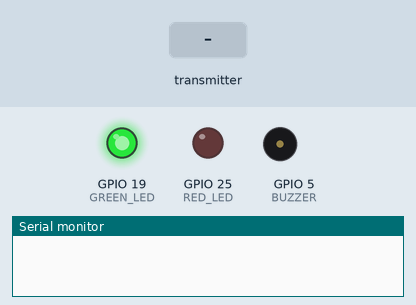
This sketch was run on a simulated ESP32. On the bench: output pins drawn as LEDs (lit = HIGH), buzzer (waves = sounding, pin HIGH), the last lines printed to the serial monitor. Inputs (shaded band) come from the test bench.

Above: at 1.2 s.
1.3 s: the transmitter starts sending command = SAFE
At 1.6 s:
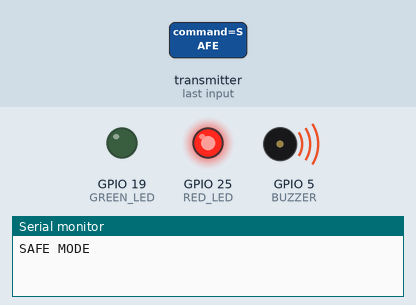
2.8 s: the transmitter starts sending command = ALERT
At 3.9 s:
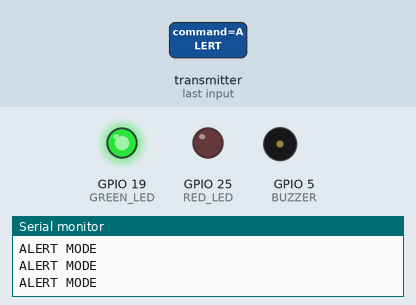
Timing chart, 0 to 5.8 s (numbered marks = the images above; inputs shaded):
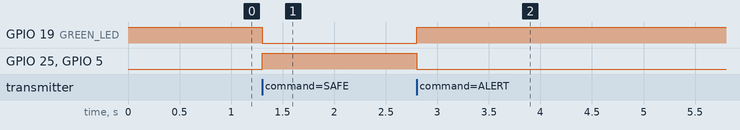

Measured:
- after the input at 1.3 s, GPIO 19 (GREEN_LED): HIGH → LOW at once; GPIO 25 (RED_LED), GPIO 5 (BUZZER): LOW → HIGH at once
- after the input at 2.8 s, GPIO 19 (GREEN_LED): LOW → HIGH at once; GPIO 25 (RED_LED), GPIO 5 (BUZZER): HIGH → LOW at once

The sketch:

Receiver.ino
```cpp
#include <WiFi.h>
#include <esp_now.h>

#define RED_LED     25
#define GREEN_LED   19
#define BUZZER      5

SemaphoreHandle_t alertSemaphore;

typedef struct {
  char command[10];
} Message;

Message incomingMsg;
bool alertState = false;

void AlarmTask(void *pvParameters)
{
  while (1)
  {
    xSemaphoreTake(alertSemaphore, portMAX_DELAY);

    if (alertState)
    {
      digitalWrite(RED_LED, LOW);
      digitalWrite(GREEN_LED, HIGH);
      digitalWrite(BUZZER, LOW);

      Serial.println("ALERT MODE");
    }
    else
    {
      digitalWrite(RED_LED, HIGH);
      digitalWrite(GREEN_LED, LOW);
      digitalWrite(BUZZER, HIGH);

      Serial.println("SAFE MODE");
    }
  }
}

void OnDataRecv(const esp_now_recv_info_t *info,
                const uint8_t *incomingData,
                int len)
{
  memcpy(&incomingMsg, incomingData, sizeof(incomingMsg));

  if (strcmp(incomingMsg.command, "ALERT") == 0)
  {
    alertState = true;
  }
  else if (strcmp(incomingMsg.command, "SAFE") == 0)
  {
    alertState = false;
  }

  xSemaphoreGive(alertSemaphore);
}

void setup()
{
  Serial.begin(115200);

  pinMode(RED_LED, OUTPUT);
  pinMode(GREEN_LED, OUTPUT);
  pinMode(BUZZER, OUTPUT);

  digitalWrite(GREEN_LED, HIGH);

  WiFi.mode(WIFI_STA);

  esp_now_init();

  esp_now_register_recv_cb(OnDataRecv);

  alertSemaphore = xSemaphoreCreateBinary();

  xTaskCreate(
      AlarmTask,
      "Alarm Task",
      2048,
      NULL,
      1,
      NULL);
}

void loop()
{
}
```
